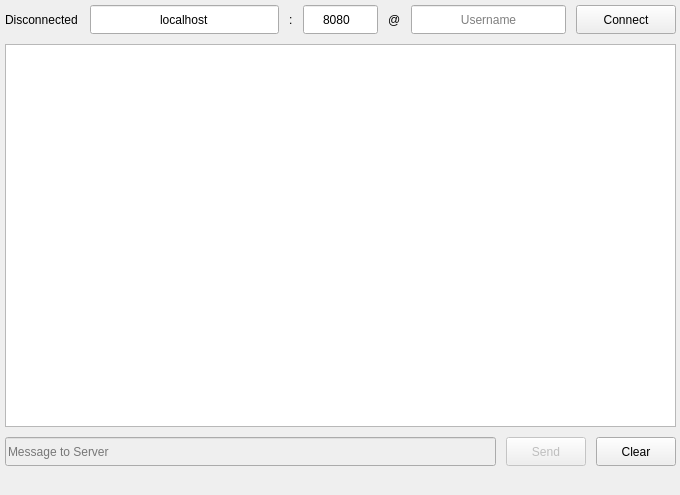
<?xml version="1.0" encoding="UTF-8"?>
<ui version="4.0">
 <class>MainWindow</class>
 <widget class="QMainWindow" name="MainWindow">
  <property name="geometry">
   <rect>
    <x>0</x>
    <y>0</y>
    <width>680</width>
    <height>495</height>
   </rect>
  </property>
  <property name="minimumSize">
   <size>
    <width>680</width>
    <height>495</height>
   </size>
  </property>
  <property name="maximumSize">
   <size>
    <width>680</width>
    <height>495</height>
   </size>
  </property>
  <property name="windowTitle">
   <string>Client</string>
  </property>
  <widget class="QWidget" name="centralwidget">
   <widget class="QWidget" name="verticalLayoutWidget">
    <property name="geometry">
     <rect>
      <x>0</x>
      <y>0</y>
      <width>681</width>
      <height>471</height>
     </rect>
    </property>
    <layout class="QVBoxLayout" name="verticalLayout">
     <property name="spacing">
      <number>10</number>
     </property>
     <property name="leftMargin">
      <number>5</number>
     </property>
     <property name="topMargin">
      <number>5</number>
     </property>
     <property name="rightMargin">
      <number>5</number>
     </property>
     <property name="bottomMargin">
      <number>5</number>
     </property>
     <item>
      <layout class="QHBoxLayout" name="horizontalLayout_2">
       <item>
        <widget class="QLabel" name="connectedLabel">
         <property name="sizePolicy">
          <sizepolicy hsizetype="Preferred" vsizetype="Preferred">
           <horstretch>0</horstretch>
           <verstretch>0</verstretch>
          </sizepolicy>
         </property>
         <property name="minimumSize">
          <size>
           <width>75</width>
           <height>0</height>
          </size>
         </property>
         <property name="maximumSize">
          <size>
           <width>75</width>
           <height>16777215</height>
          </size>
         </property>
         <property name="text">
          <string>Disconnected</string>
         </property>
        </widget>
       </item>
       <item>
        <widget class="QLineEdit" name="addressEdit">
         <property name="minimumSize">
          <size>
           <width>0</width>
           <height>29</height>
          </size>
         </property>
         <property name="text">
          <string>localhost</string>
         </property>
         <property name="alignment">
          <set>Qt::AlignmentFlag::AlignCenter</set>
         </property>
         <property name="placeholderText">
          <string>Server IP-Address</string>
         </property>
        </widget>
       </item>
       <item>
        <widget class="QLabel" name="label">
         <property name="text">
          <string>:</string>
         </property>
        </widget>
       </item>
       <item>
        <widget class="QLineEdit" name="portEdit">
         <property name="minimumSize">
          <size>
           <width>0</width>
           <height>29</height>
          </size>
         </property>
         <property name="maximumSize">
          <size>
           <width>75</width>
           <height>16777215</height>
          </size>
         </property>
         <property name="inputMask">
          <string>000000</string>
         </property>
         <property name="text">
          <string>8080</string>
         </property>
         <property name="maxLength">
          <number>6</number>
         </property>
         <property name="cursorPosition">
          <number>6</number>
         </property>
         <property name="alignment">
          <set>Qt::AlignmentFlag::AlignCenter</set>
         </property>
         <property name="placeholderText">
          <string>Port</string>
         </property>
        </widget>
       </item>
       <item>
        <widget class="QLabel" name="label_2">
         <property name="text">
          <string>@</string>
         </property>
        </widget>
       </item>
       <item>
        <widget class="QLineEdit" name="usernameEdit">
         <property name="minimumSize">
          <size>
           <width>0</width>
           <height>29</height>
          </size>
         </property>
         <property name="maximumSize">
          <size>
           <width>155</width>
           <height>16777215</height>
          </size>
         </property>
         <property name="text">
          <string/>
         </property>
         <property name="maxLength">
          <number>15</number>
         </property>
         <property name="alignment">
          <set>Qt::AlignmentFlag::AlignCenter</set>
         </property>
         <property name="placeholderText">
          <string>Username</string>
         </property>
        </widget>
       </item>
       <item>
        <widget class="QPushButton" name="connectButton">
         <property name="minimumSize">
          <size>
           <width>100</width>
           <height>29</height>
          </size>
         </property>
         <property name="text">
          <string>Connect</string>
         </property>
        </widget>
       </item>
      </layout>
     </item>
     <item>
      <widget class="QListView" name="messageView">
       <property name="editTriggers">
        <set>QAbstractItemView::EditTrigger::NoEditTriggers</set>
       </property>
       <property name="selectionMode">
        <enum>QAbstractItemView::SelectionMode::NoSelection</enum>
       </property>
       <property name="selectionBehavior">
        <enum>QAbstractItemView::SelectionBehavior::SelectItems</enum>
       </property>
      </widget>
     </item>
     <item>
      <layout class="QHBoxLayout" name="horizontalLayout">
       <property name="spacing">
        <number>10</number>
       </property>
       <item>
        <widget class="QLineEdit" name="messageEdit">
         <property name="enabled">
          <bool>false</bool>
         </property>
         <property name="minimumSize">
          <size>
           <width>0</width>
           <height>29</height>
          </size>
         </property>
         <property name="placeholderText">
          <string>Message to Server</string>
         </property>
        </widget>
       </item>
       <item>
        <widget class="QPushButton" name="sendButton">
         <property name="enabled">
          <bool>false</bool>
         </property>
         <property name="minimumSize">
          <size>
           <width>0</width>
           <height>29</height>
          </size>
         </property>
         <property name="text">
          <string>Send</string>
         </property>
        </widget>
       </item>
       <item>
        <widget class="QPushButton" name="clearMessageViewButton">
         <property name="minimumSize">
          <size>
           <width>0</width>
           <height>29</height>
          </size>
         </property>
         <property name="text">
          <string>Clear</string>
         </property>
        </widget>
       </item>
      </layout>
     </item>
    </layout>
   </widget>
  </widget>
  <widget class="QMenuBar" name="menubar">
   <property name="geometry">
    <rect>
     <x>0</x>
     <y>0</y>
     <width>680</width>
     <height>22</height>
    </rect>
   </property>
  </widget>
 </widget>
 <resources/>
 <connections/>
</ui>
